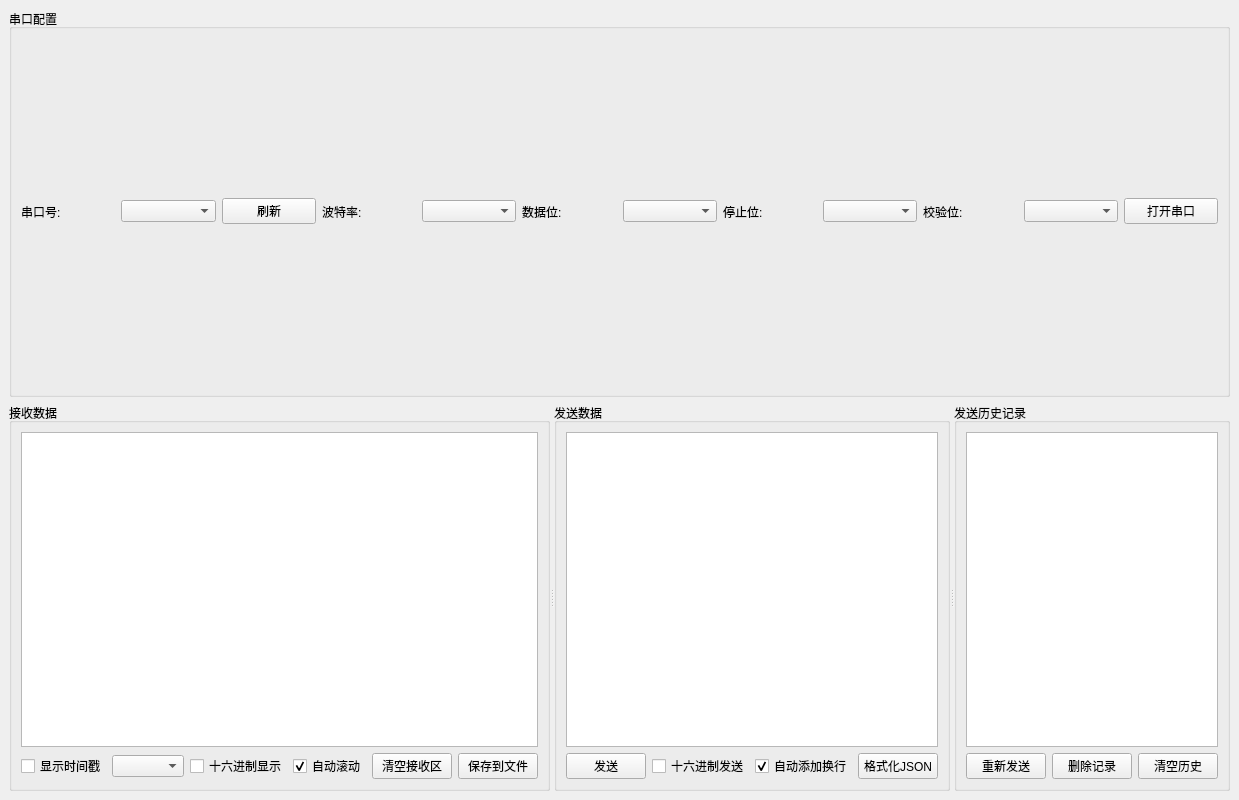
<?xml version="1.0" encoding="UTF-8"?>
<ui version="4.0">
 <class>MainWindow</class>
 <widget class="QMainWindow" name="MainWindow">
  <property name="geometry">
   <rect>
    <x>0</x>
    <y>0</y>
    <width>1000</width>
    <height>800</height>
   </rect>
  </property>
  <property name="windowTitle">
   <string>高级串口调试工具</string>
  </property>
  <widget class="QWidget" name="centralwidget">
   <layout class="QVBoxLayout" name="verticalLayout">
    <item>
     <widget class="QGroupBox" name="configGroup">
      <property name="title">
       <string>串口配置</string>
      </property>
      <layout class="QHBoxLayout" name="horizontalLayout">
       <item>
        <widget class="QLabel" name="portLabel">
         <property name="text">
          <string>串口号:</string>
         </property>
        </widget>
       </item>
       <item>
        <widget class="QComboBox" name="portCombo"/>
       </item>
       <item>
        <widget class="QPushButton" name="refreshBtn">
         <property name="text">
          <string>刷新</string>
         </property>
        </widget>
       </item>
       <item>
        <widget class="QLabel" name="baudLabel">
         <property name="text">
          <string>波特率:</string>
         </property>
        </widget>
       </item>
       <item>
        <widget class="QComboBox" name="baudCombo"/>
       </item>
       <item>
        <widget class="QLabel" name="dataBitsLabel">
         <property name="text">
          <string>数据位:</string>
         </property>
        </widget>
       </item>
       <item>
        <widget class="QComboBox" name="dataBitsCombo"/>
       </item>
       <item>
        <widget class="QLabel" name="stopBitsLabel">
         <property name="text">
          <string>停止位:</string>
         </property>
        </widget>
       </item>
       <item>
        <widget class="QComboBox" name="stopBitsCombo"/>
       </item>
       <item>
        <widget class="QLabel" name="parityLabel">
         <property name="text">
          <string>校验位:</string>
         </property>
        </widget>
       </item>
       <item>
        <widget class="QComboBox" name="parityCombo"/>
       </item>
       <item>
        <widget class="QPushButton" name="openBtn">
         <property name="text">
          <string>打开串口</string>
         </property>
        </widget>
       </item>
      </layout>
     </widget>
    </item>
    <item>
     <widget class="QSplitter" name="splitter" orientation="1">
      <property name="childrenCollapsible">
       <bool>false</bool>
      </property>
      <widget class="QGroupBox" name="receiveGroup">
       <property name="title">
        <string>接收数据</string>
       </property>
       <layout class="QVBoxLayout" name="verticalLayout_2">
        <item>
         <widget class="QTextEdit" name="receiveText">
          <property name="readOnly">
           <bool>true</bool>
          </property>
          <property name="lineWrapMode">
           <enum>QTextEdit::WidgetWidth</enum>
          </property>
         </widget>
        </item>
        <item>
         <layout class="QHBoxLayout" name="horizontalLayout_2">
          <item>
           <widget class="QCheckBox" name="timestampCheck">
            <property name="text">
             <string>显示时间戳</string>
            </property>
           </widget>
          </item>
          <item>
           <widget class="QComboBox" name="timeFormatCombo"/>
          </item>
          <item>
           <widget class="QCheckBox" name="hexDisplayCheck">
            <property name="text">
             <string>十六进制显示</string>
            </property>
           </widget>
          </item>
          <item>
           <widget class="QCheckBox" name="autoScrollCheck">
            <property name="text">
             <string>自动滚动</string>
            </property>
            <property name="checked">
             <bool>true</bool>
            </property>
           </widget>
          </item>
          <item>
           <widget class="QPushButton" name="clearReceiveBtn">
            <property name="text">
             <string>清空接收区</string>
            </property>
           </widget>
          </item>
          <item>
           <widget class="QPushButton" name="saveReceiveBtn">
            <property name="text">
             <string>保存到文件</string>
            </property>
           </widget>
          </item>
         </layout>
        </item>
       </layout>
      </widget>
      <widget class="QGroupBox" name="sendGroup">
       <property name="title">
        <string>发送数据</string>
       </property>
       <layout class="QVBoxLayout" name="verticalLayout_3">
        <item>
         <widget class="QTextEdit" name="sendText">
          <property name="lineWrapMode">
           <enum>QTextEdit::WidgetWidth</enum>
          </property>
         </widget>
        </item>
        <item>
         <layout class="QHBoxLayout" name="horizontalLayout_3">
          <item>
           <widget class="QPushButton" name="sendBtn">
            <property name="text">
             <string>发送</string>
            </property>
           </widget>
          </item>
          <item>
           <widget class="QCheckBox" name="hexSendCheck">
            <property name="text">
             <string>十六进制发送</string>
            </property>
           </widget>
          </item>
          <item>
           <widget class="QCheckBox" name="appendNewlineCheck">
            <property name="text">
             <string>自动添加换行</string>
            </property>
            <property name="checked">
             <bool>true</bool>
            </property>
           </widget>
          </item>
          <item>
           <widget class="QPushButton" name="formatJsonBtn">
            <property name="text">
             <string>格式化JSON</string>
            </property>
           </widget>
          </item>
         </layout>
        </item>
       </layout>
      </widget>
      <widget class="QGroupBox" name="historyGroup">
       <property name="title">
        <string>发送历史记录</string>
       </property>
       <layout class="QVBoxLayout" name="verticalLayout_4">
        <item>
         <widget class="QListWidget" name="historyList">
          <property name="wordWrap">
           <bool>true</bool>
          </property>
         </widget>
        </item>
        <item>
         <layout class="QHBoxLayout" name="horizontalLayout_4">
          <item>
           <widget class="QPushButton" name="resendBtn">
            <property name="text">
             <string>重新发送</string>
            </property>
           </widget>
          </item>
          <item>
           <widget class="QPushButton" name="deleteBtn">
            <property name="text">
             <string>删除记录</string>
            </property>
           </widget>
          </item>
          <item>
           <widget class="QPushButton" name="clearHistoryBtn">
            <property name="text">
             <string>清空历史</string>
            </property>
           </widget>
          </item>
         </layout>
        </item>
       </layout>
      </widget>
     </widget>
    </item>
   </layout>
  </widget>
 </widget>
 <resources/>
 <connections/>
</ui>
